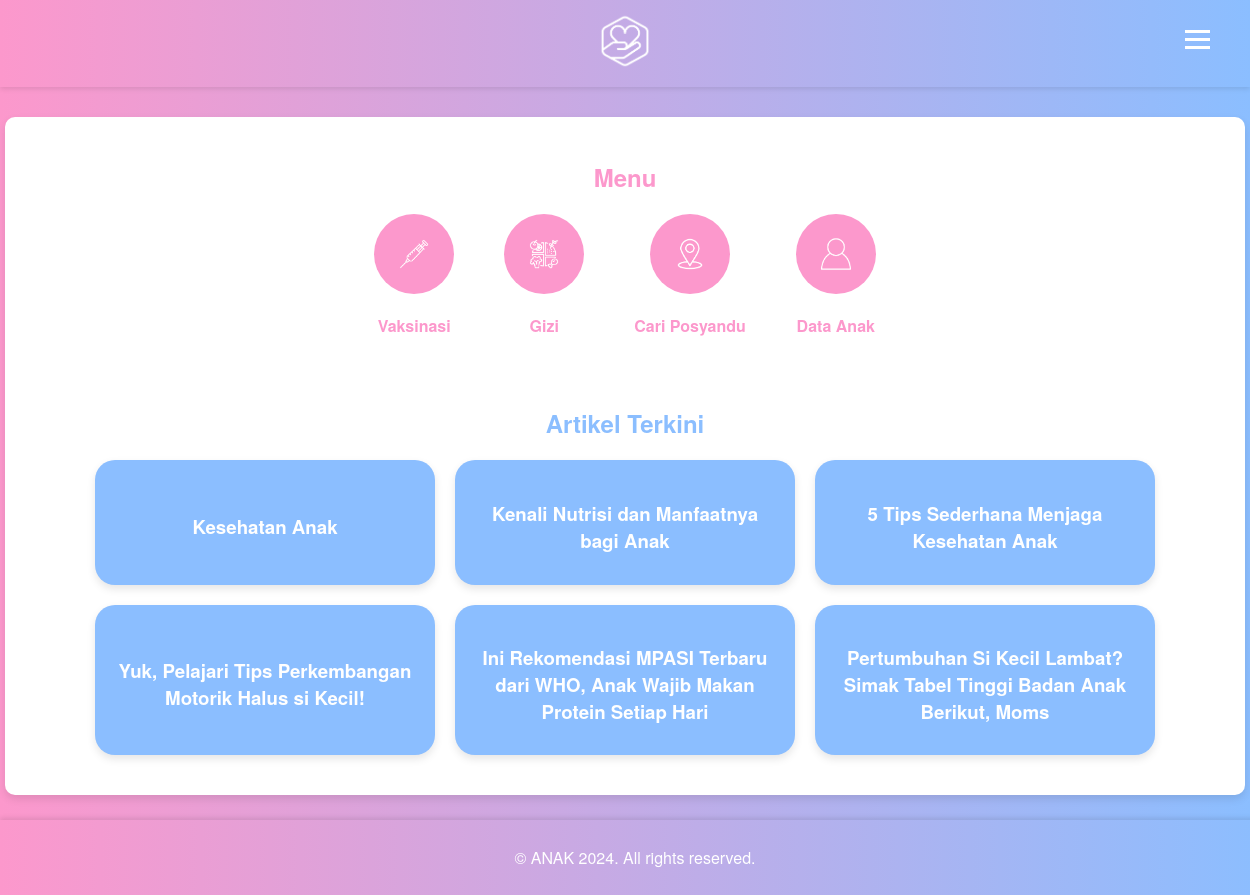
The page /posyandu/home.php on the database its author committed.
### tables this page shows
CREATE TABLE `artikel` (
  `id` int(11) NOT NULL,
  `judul` varchar(255) DEFAULT NULL,
  `pengarang` varchar(255) DEFAULT NULL,
  `link` varchar(255) DEFAULT NULL,
  `status` enum('acc','pending') DEFAULT NULL
);

### posyandu/home.php (the view, shortened to what this page needs)
<?php
require 'koneksi.php';
$query_sql = "SELECT Judul, link FROM artikel WHERE status = 'acc'";
$result = mysqli_query($conn, $query_sql);
?>
<!DOCTYPE html>
<html lang="id">
<head>
</head>
<body>
    <div class="header">
        <img src="images/logo-icon.png" alt="Home Posyandu Logo">
        <div class="menu-icon" onclick="toggleMenu()">
            <div class="bar"></div>
            <div class="bar"></div>
            <div class="bar"></div>
        </div>
    </div>
    <div class="main-content">
        <div class="container">
            <br>
            <h2>Menu</h2>
            <div class="menu">
                <a href="vaksinasi.php" class="menu-item">
                    <div class="icon">
                        <img src="images/vaksinasi-icon.png" alt="Vaksinasi">
                    </div>
                    <span>Vaksinasi</span>
                </a>
                <a href="gizi.php" class="menu-item">
                    <div class="icon">
                        <img src="images/gizi-icon.png" alt="Gizi">
                    </div>
                    <span>Gizi</span>
                </a>
                <a href="cari_posyandu.php" class="menu-item">
                    <div class="icon">
                        <img src="images/jarak-icon.png" alt="Cari Posyandu">
                    </div>
                    <span>Cari Posyandu</span>
                </a>
                <a href="data_anak.php" class="menu-item">
                    <div class="icon">
                        <img src="images/data-anak-icon.png" alt="Data Anak">
                    </div>
                    <span>Data Anak</span>
                </a>
            </div>
            <br><br><br>
            <h2 style="            color: #8BBEFF;">Artikel Terkini</h2>
            <div class="articles">
                <?php
                if (mysqli_num_rows($result) > 0) {
                    while($row = mysqli_fetch_assoc($result)) {
                        echo "<a href='" . $row['link'] . "' class='article-item'>";
                        echo "<h3>" . $row['Judul'] . "</h3>";
                        echo "</a>";
                    }
                } else {
                    echo "<p>Tidak ada artikel yang tersedia.</p>";
                }
                ?>
            </div>
        </div>
    </div>
    <div class="footer">
        <p>&copy; ANAK 2024. All rights reserved.</p>
    </div>
</body>
</html>

### posyandu/home.php (style rules this page uses)
body { font-family: 'Helvetica Neue', Arial, sans-serif; margin: 0; padding: 0; background: linear-gradient(90deg, #FC98CC, #8BBEFF); display: flex; flex-direction: column; min-height: 100vh; animation: fadeIn 1s ease-in-out; }
.header { background: linear-gradient(90deg, #FC98CC, #8BBEFF); color: white; padding: 11px; text-align: center; position: relative; box-shadow: 0 2px 5px rgba(0,0,0,0.1); }
.header img { width: 60px; height: 60px; }
.menu-icon { position: absolute; right: 40px; top: 25px; cursor: pointer; font-size: 30px; }
.menu-icon .bar { display: block; width: 25px; height: 3px; margin: 5px auto; background-color: white; transition: 0.4s; }
.main-content { width: 100%; max-width: 1200px; padding: 20px; margin: auto; background-color: white; border-radius: 10px; box-shadow: 0 4px 8px rgba(0, 0, 0, 0.1); flex: 7; margin-top: 30px; margin-bottom: 100px; animation: fadeInUp 1s ease-in-out; }
.container { text-align: center; }
.container h2 { margin-top: 0; color: #FC98CC; font-weight: bold; }
.menu { display: flex; justify-content: center; gap: 50px; flex-wrap: wrap; margin-top: 20px; }
.menu-item { display: flex; flex-direction: column; align-items: center; text-decoration: none; color: #FC98CC; font-weight: bold; }
.menu-item .icon { background-color: #FC98CC; border-radius: 50%; width: 80px; height: 80px; display: flex; justify-content: center; align-items: center; margin-bottom: 10px; transition: background 0.3s; }
.menu-item img { width: 40px; height: 40px; }
.menu-item span { margin-top: 10px; }
.articles { margin-top: 10px; margin-bottom: 20px; display: flex; flex-wrap: wrap; justify-content: center; gap: 20px; align-items: stretch; }
.article-item { background: #8BBEFF; color: white; padding: 20px; border-radius: 20px; transition: transform 0.3s, background 0.3s; text-align: center; cursor: pointer; flex: 1 1 calc(33.33% - 40px); max-width: 300px; box-shadow: 0 4px 8px rgba(0, 0, 0, 0.1); text-decoration: none; display: flex; flex-direction: column; justify-content: center; min-height: 85px; }
.article-item h3 { margin-bottom: 10px; text-align: center; flex: 1; display: flex; align-items: center; justify-content: center; }
.footer { background: linear-gradient(90deg, #FC98CC, #8BBEFF); color: white; text-align: center; padding: 10px; position: fixed; width: 100%; bottom: 0; box-shadow: 0 -2px 5px rgba(0,0,0,0.1); }

### rows shown on the page
artikel: judul "Kesehatan Anak"
artikel: judul "Kenali Nutrisi dan Manfaatnya bagi Anak"
artikel: judul "5 Tips Sederhana Menjaga Kesehatan Anak"
artikel: judul "Yuk, Pelajari Tips Perkembangan Motorik Halus si Kecil!"
artikel: judul "Ini Rekomendasi MPASI Terbaru dari WHO, Anak Wajib Makan Protein Setiap Hari"
artikel: judul "Pertumbuhan Si Kecil Lambat? Simak Tabel Tinggi Badan Anak Berikut, Moms"
